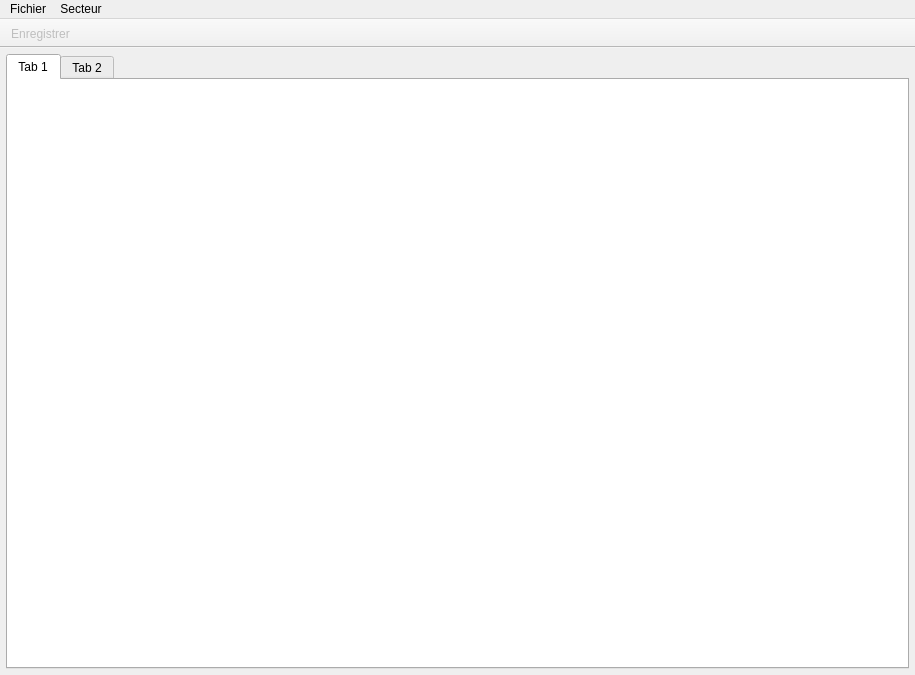
<?xml version="1.0" encoding="UTF-8"?>
<ui version="4.0">
 <class>Transmain</class>
 <widget class="QMainWindow" name="Transmain">
  <property name="windowModality">
   <enum>Qt::ApplicationModal</enum>
  </property>
  <property name="geometry">
   <rect>
    <x>0</x>
    <y>0</y>
    <width>915</width>
    <height>675</height>
   </rect>
  </property>
  <property name="sizePolicy">
   <sizepolicy hsizetype="Fixed" vsizetype="Fixed">
    <horstretch>0</horstretch>
    <verstretch>0</verstretch>
   </sizepolicy>
  </property>
  <property name="minimumSize">
   <size>
    <width>915</width>
    <height>650</height>
   </size>
  </property>
  <property name="palette">
   <palette>
    <active>
     <colorrole role="Button">
      <brush brushstyle="SolidPattern">
       <color alpha="255">
        <red>250</red>
        <green>250</green>
        <blue>250</blue>
       </color>
      </brush>
     </colorrole>
     <colorrole role="Midlight">
      <brush brushstyle="SolidPattern">
       <color alpha="255">
        <red>253</red>
        <green>253</green>
        <blue>253</blue>
       </color>
      </brush>
     </colorrole>
    </active>
    <inactive>
     <colorrole role="Button">
      <brush brushstyle="SolidPattern">
       <color alpha="255">
        <red>250</red>
        <green>250</green>
        <blue>250</blue>
       </color>
      </brush>
     </colorrole>
     <colorrole role="Midlight">
      <brush brushstyle="SolidPattern">
       <color alpha="255">
        <red>253</red>
        <green>253</green>
        <blue>253</blue>
       </color>
      </brush>
     </colorrole>
    </inactive>
    <disabled>
     <colorrole role="Button">
      <brush brushstyle="SolidPattern">
       <color alpha="255">
        <red>240</red>
        <green>240</green>
        <blue>240</blue>
       </color>
      </brush>
     </colorrole>
     <colorrole role="Midlight">
      <brush brushstyle="SolidPattern">
       <color alpha="255">
        <red>247</red>
        <green>247</green>
        <blue>247</blue>
       </color>
      </brush>
     </colorrole>
    </disabled>
   </palette>
  </property>
  <property name="focusPolicy">
   <enum>Qt::NoFocus</enum>
  </property>
  <property name="windowTitle">
   <string/>
  </property>
  <property name="windowIcon">
   <iconset resource="images.qrc">
    <normaloff>:/mainIcon</normaloff>:/mainIcon</iconset>
  </property>
  <property name="windowOpacity">
   <double>1.000000000000000</double>
  </property>
  <property name="documentMode">
   <bool>false</bool>
  </property>
  <property name="unifiedTitleAndToolBarOnMac">
   <bool>true</bool>
  </property>
  <widget class="QWidget" name="centralWidget">
   <layout class="QGridLayout" name="gridLayout_2">
    <property name="leftMargin">
     <number>6</number>
    </property>
    <property name="topMargin">
     <number>6</number>
    </property>
    <property name="rightMargin">
     <number>6</number>
    </property>
    <property name="bottomMargin">
     <number>6</number>
    </property>
    <item row="0" column="0">
     <widget class="TransTabWidget" name="tabWidget">
      <property name="minimumSize">
       <size>
        <width>831</width>
        <height>531</height>
       </size>
      </property>
      <property name="focusPolicy">
       <enum>Qt::StrongFocus</enum>
      </property>
      <property name="autoFillBackground">
       <bool>false</bool>
      </property>
      <property name="styleSheet">
       <string notr="true"/>
      </property>
      <property name="tabPosition">
       <enum>QTabWidget::North</enum>
      </property>
      <property name="tabShape">
       <enum>QTabWidget::Rounded</enum>
      </property>
      <property name="currentIndex">
       <number>0</number>
      </property>
      <property name="usesScrollButtons">
       <bool>false</bool>
      </property>
      <property name="documentMode">
       <bool>false</bool>
      </property>
      <property name="tabsClosable">
       <bool>false</bool>
      </property>
      <property name="movable">
       <bool>false</bool>
      </property>
      <property name="tabBarAutoHide">
       <bool>false</bool>
      </property>
      <widget class="QWidget" name="tab">
       <attribute name="title">
        <string>Tab 1</string>
       </attribute>
       <layout class="QGridLayout" name="gridLayout"/>
      </widget>
      <widget class="QWidget" name="tab_2">
       <attribute name="title">
        <string>Tab 2</string>
       </attribute>
      </widget>
     </widget>
    </item>
   </layout>
  </widget>
  <widget class="QMenuBar" name="menuBar">
   <property name="geometry">
    <rect>
     <x>0</x>
     <y>0</y>
     <width>915</width>
     <height>21</height>
    </rect>
   </property>
   <widget class="QMenu" name="menuFichier">
    <property name="title">
     <string>Fichier</string>
    </property>
    <addaction name="actionOuvrir"/>
    <addaction name="actionEnregistrer"/>
    <addaction name="actionEnregistrer_Sous"/>
    <addaction name="actionImprimer"/>
    <addaction name="actionFermer"/>
   </widget>
   <widget class="QMenu" name="menuSecteur">
    <property name="title">
     <string>Secteur</string>
    </property>
   </widget>
   <addaction name="menuFichier"/>
   <addaction name="menuSecteur"/>
  </widget>
  <widget class="QToolBar" name="mainToolBar">
   <property name="sizePolicy">
    <sizepolicy hsizetype="Preferred" vsizetype="Expanding">
     <horstretch>0</horstretch>
     <verstretch>0</verstretch>
    </sizepolicy>
   </property>
   <property name="minimumSize">
    <size>
     <width>0</width>
     <height>0</height>
    </size>
   </property>
   <property name="focusPolicy">
    <enum>Qt::NoFocus</enum>
   </property>
   <property name="contextMenuPolicy">
    <enum>Qt::PreventContextMenu</enum>
   </property>
   <property name="movable">
    <bool>false</bool>
   </property>
   <property name="allowedAreas">
    <set>Qt::NoToolBarArea</set>
   </property>
   <property name="iconSize">
    <size>
     <width>32</width>
     <height>32</height>
    </size>
   </property>
   <property name="floatable">
    <bool>false</bool>
   </property>
   <attribute name="toolBarArea">
    <enum>TopToolBarArea</enum>
   </attribute>
   <attribute name="toolBarBreak">
    <bool>false</bool>
   </attribute>
   <addaction name="actionEnregistrer"/>
  </widget>
  <action name="actionOuvrir">
   <property name="text">
    <string>Ouvrir</string>
   </property>
   <property name="shortcut">
    <string>Ctrl+Shift+O</string>
   </property>
  </action>
  <action name="actionEnregistrer_Sous">
   <property name="text">
    <string>Enregistrer Sous</string>
   </property>
   <property name="shortcut">
    <string>Ctrl+Shift+S</string>
   </property>
  </action>
  <action name="actionEnregistrer">
   <property name="enabled">
    <bool>false</bool>
   </property>
   <property name="icon">
    <iconset resource="images.qrc">
     <normaloff>:/saveIcon</normaloff>:/saveIcon</iconset>
   </property>
   <property name="text">
    <string>Enregistrer</string>
   </property>
   <property name="shortcut">
    <string>Ctrl+S</string>
   </property>
  </action>
  <action name="actionImprimer">
   <property name="text">
    <string>Imprimer</string>
   </property>
   <property name="shortcut">
    <string>Ctrl+P</string>
   </property>
  </action>
  <action name="actionFermer">
   <property name="text">
    <string>Fermer</string>
   </property>
   <property name="shortcut">
    <string>Shift+Q</string>
   </property>
  </action>
  <action name="actionA_propos">
   <property name="text">
    <string>A propos</string>
   </property>
  </action>
  <action name="actionOptions">
   <property name="text">
    <string>Options</string>
   </property>
  </action>
 </widget>
 <layoutdefault spacing="6" margin="11"/>
 <customwidgets>
  <customwidget>
   <class>TransTabWidget</class>
   <extends>QTabWidget</extends>
   <header>transtabwidget.h</header>
   <container>1</container>
   <slots>
    <signal>lastIndexReached()</signal>
    <signal>firstIndexReached()</signal>
    <signal>inTheMiddle()</signal>
    <slot>setNextIndex()</slot>
    <slot>setPreviousIndex()</slot>
    <slot>addNewTab()</slot>
   </slots>
  </customwidget>
 </customwidgets>
 <resources>
  <include location="images.qrc"/>
 </resources>
 <connections/>
</ui>
